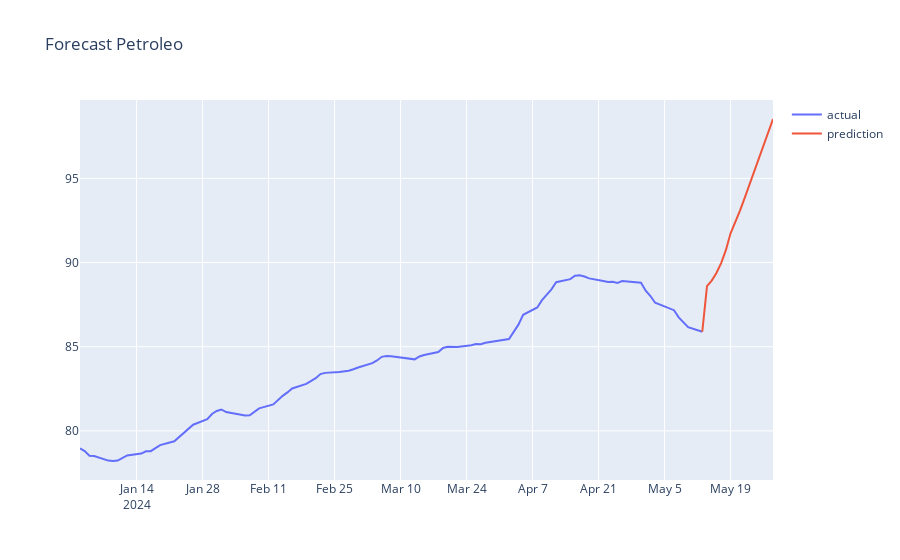

The code cell stored with this chart in its notebook:
### Code cell
plot_data = [
    go.Scatter(
        x=results2024.index,
        y=results2024['Actual'],
        name='actual'
    ),
    go.Scatter(
        x=results2024.index,
        y=results2024['Forecast'],
        name='prediction'
    )
]

plot_layout = go.Layout(
        title='Forecast Petroleo'
    )
fig = go.Figure(data=plot_data, layout=plot_layout)

fig.show()
